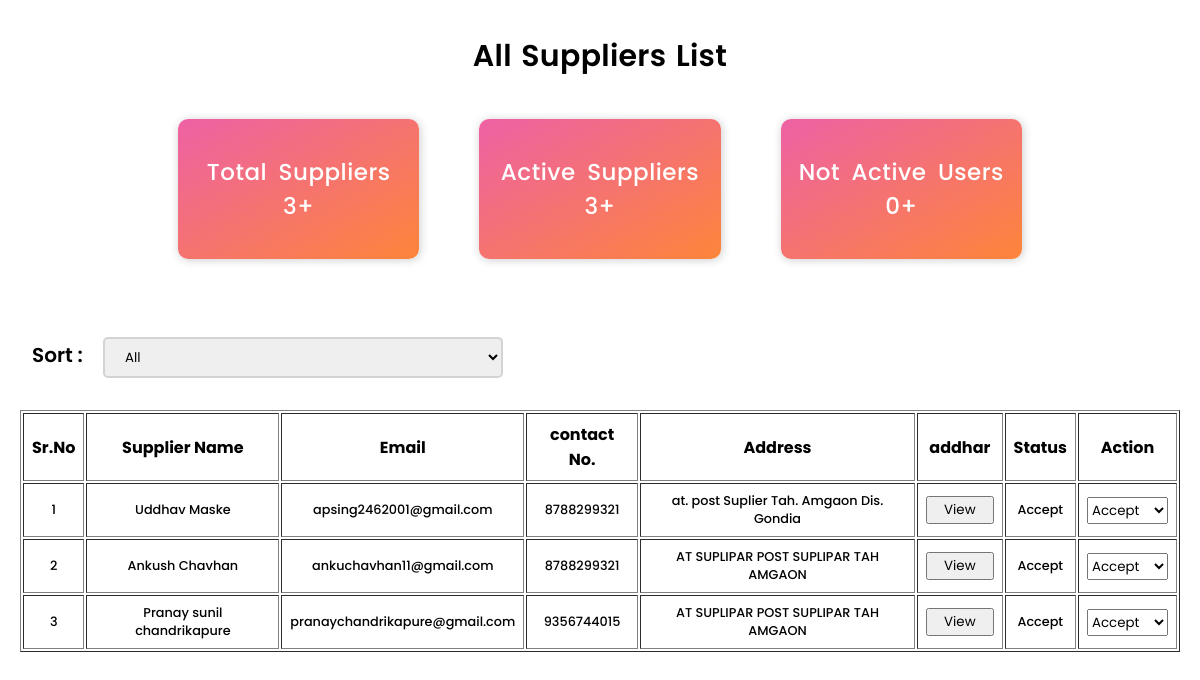
Page /supplier-list/ (signed in) on the earlier database version.
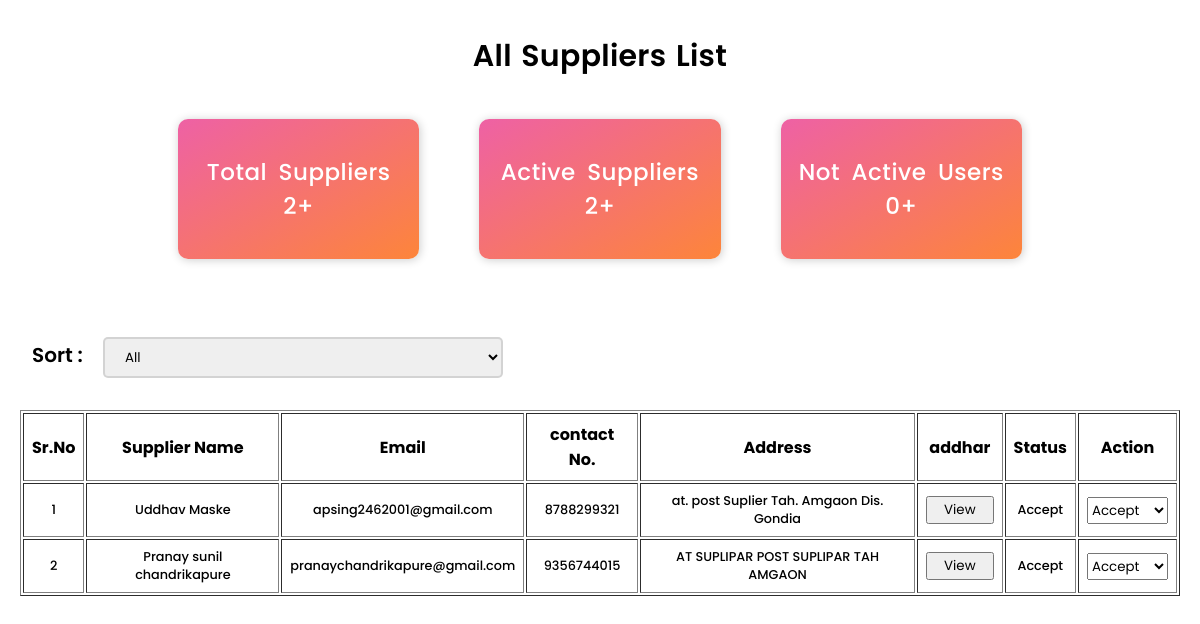
Same page on the later database version.
### messApp/models.py (models this page shows, shortened)
class Supplier(models.Model):
    user = models.ForeignKey(User,on_delete=models.CASCADE)
    name = models.CharField(max_length=5000,null=True,blank=True)
    email = models.EmailField(max_length=3000)
    number = models.CharField(max_length=12,null=True,blank=True)
    image = models.ImageField(upload_to='supplierImage/', height_field=None, width_field=None, max_length=None)
    id_proof = models.ImageField(upload_to='supplier-id/', height_field=None, width_field=None, max_length=None)
    address = models.TextField(null=True,blank=True)
    active = models.BooleanField(default=False)
    label = models.CharField(max_length=500,default='panding',null=True,blank=True)
    date_of_joining = models.DateField(auto_now=False, auto_now_add=True)
    experience = models.IntegerField(default=0)
    otp = models.CharField(max_length=50,null=True,blank=True)
    email_verify = models.BooleanField(default=False)

### messApp/views.py (the view)
# urls.py: path('supplier-list/',views.SupplierList,name='supplier-list'),
def SupplierList(request):
    suppliers = None
    if request.user.is_active:
        user = User.objects.get(username = request.user.username)
        if user is not None:
            if user.is_superuser:
                suppliers = Supplier.objects.all()
                count_sup = len(suppliers)
                len_active = len(Supplier.objects.filter(active = True))
                count_not_act = len(Supplier.objects.filter(active = False))
                context = {
                    'suppliers':suppliers,
                    'active_count':len_active,
                    'total_count':count_sup,
                    'not_active':count_not_act
                }
                return render(request,'list-of-suppliers.html',context)
    return redirect('/')

### templates/list-of-suppliers.html (shortened to what the changed rows need)
{% load static %}
<!DOCTYPE html>
<html lang="en">
<head>
    <link rel="stylesheet" href="https://cdnjs.cloudflare.com/ajax/libs/font-awesome/6.0.0-beta3/css/all.min.css"
 />
    <link rel="stylesheet" href="{% static 'css/list-of-suppliers.css' %}">
</head>
<body>
            <section class="happy__users__section">
                <div class="section__title">
                    <h2>All Suppliers List</h2>
                </div>
                <div class="wrapper">
                    <div class="card">
                        <h3>Total Suppliers</h3>
                        <h3>{{total_count}}+</h3>
                    </div>
                    <div class="card">
                        <h3>Active Suppliers</h3>
                        <h3>{{active_count}}+</h3>
                    </div>
                </div>
            </section>
            <section id="all__requests">
                <div class="table__container">
                    <table border="1">
                        <tr>
                            <th>Sr.No</th>
                            <th>Supplier Name</th>
                            <th>Email</th>
                            <th>contact No.</th>
                            <th>Address</th>
                            <th>addhar</th>
                            <th>Status</th>
                            <th>Action</th>
                        </tr>
                        <tbody class="table__body">
                            {% if suppliers %}
                                {% for supplier in suppliers %}
                                <tr>
                                    <td>{{forloop.counter}}</td>
                                    <td>{{supplier.name}}</td>
                                    <td>{{supplier.email}}</td>
                                    <td>{{supplier.number}}</td>
                                    <td>{{supplier.address}}</td>
                                    <td>
                                        {% if supplier.id_proof %}
                                            <button class="view__addhar" data-url="{{supplier.id_proof.url}}">View</button></td>
                                        {% else %}
                                            Not Uploaded
                                        {% endif %}
                                    <td>
                                        {% if supplier.label == 'accept' %}
                                        Accept
                                        {% elif supplier.label == 'declined' %}
                                        Declined
                                        {% else %}
                                        Panding
                                        {% endif %}
                                    </td>
                                    <td >
                                        <form action="/supplier-action/" method="POST" class="submit_form">
                                            {% if supplier.label == 'panding' %}
                                                <select name="label" class="accept__declined__status">
                                                    <option value="pending" select>Pending</option>
                                                    <option value="accept">Accept</option>
                                                    <option value="declined">Declined</option>
                                                </select>
                                            {% elif supplier.label == 'accept' %}
                                                <select name="label" class="accept__declined__status">
                                                    <option value="accept" selected>Accept</option>
                                                </select>
                                            {% else %}
                                                <select name="label" class="accept__declined__status">
                                                    <option value="declined" selected>Declined</option>
                                                    <option value="accept">Accept</option>
                                                </select>
                                            {% endif %}
                                        </form>
                                    </td>
                                </tr>
                                {% endfor %}
                            {% endif %}
                        </tbody>
                    </table>
                </div>
          </section>
</body>
</html>

Differences in the rows shown:
removed Supplier: name "Ankush Chavhan", email "ankuchavhan11@gmail.com", number "8788299321", address "AT SUPLIPAR POST SUPLIPAR TAH AMGAON", label "Accept"
Other differences:
{{ total_count }}: "3" → "2"
{{ active_count }}: "3" → "2"
